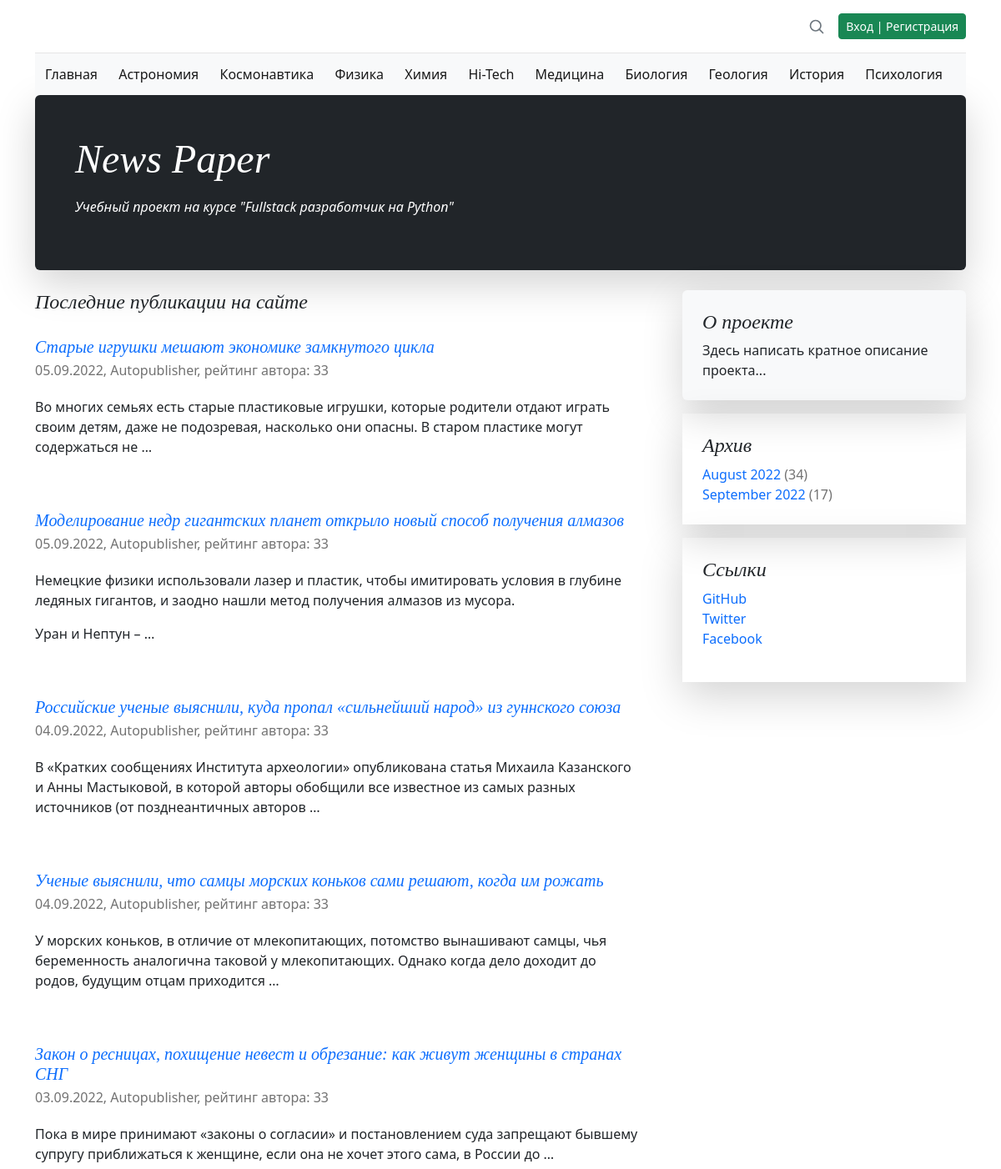
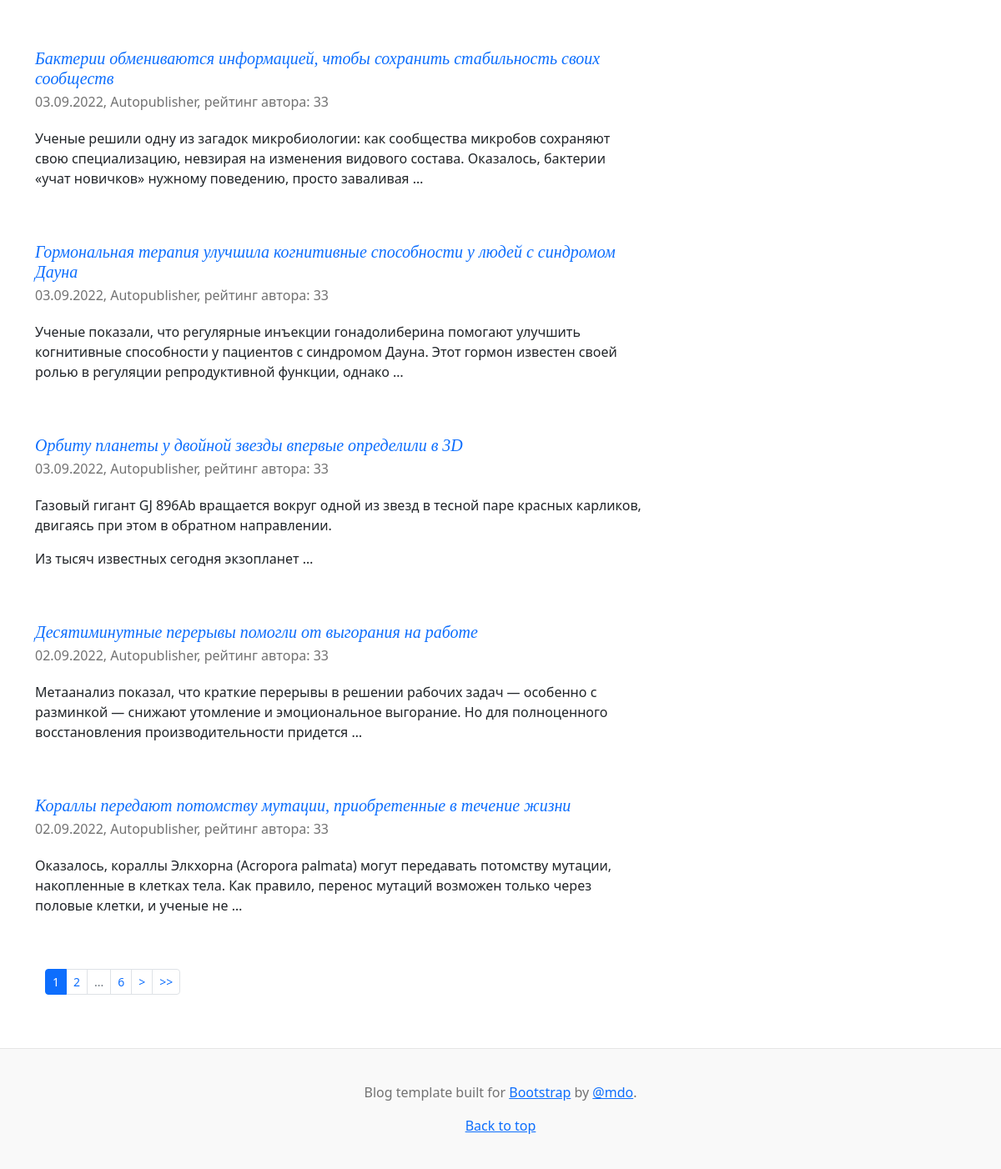
Before: / with the older database file (2 pictures, top to bottom).
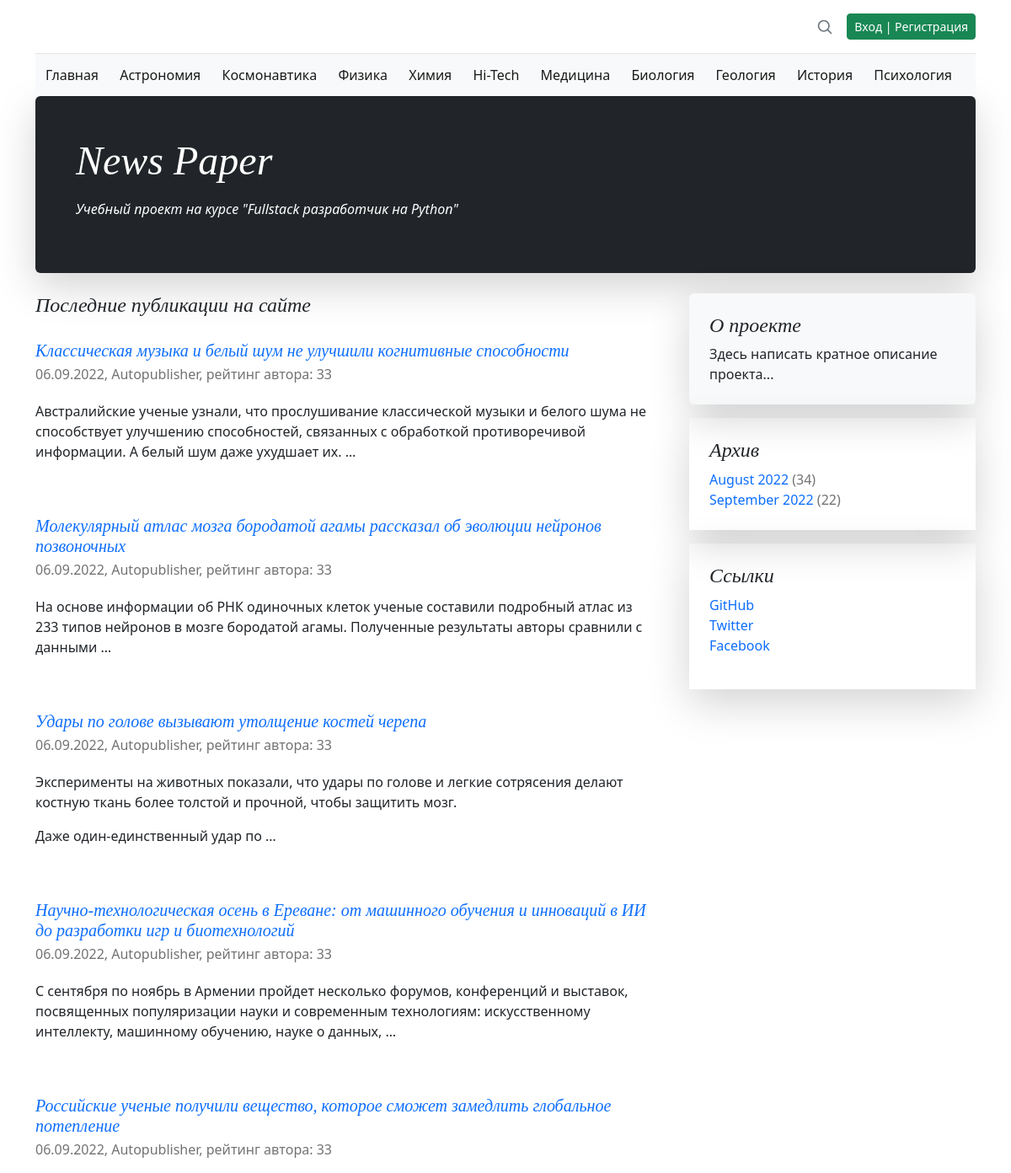
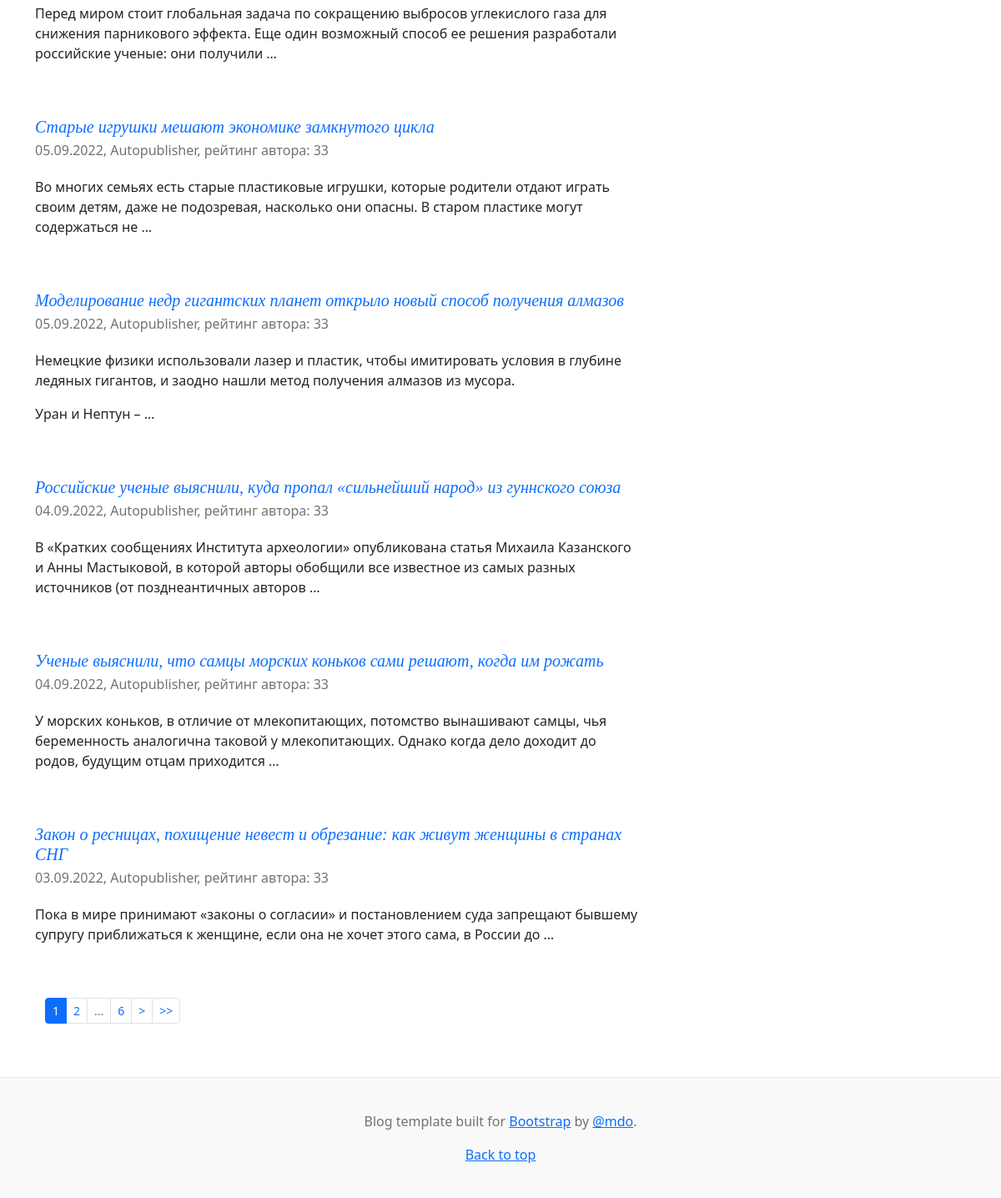
After: the same page with the newer database file (2 pictures, top to bottom).
### news/models.py (models this page shows, shortened)
class Category(models.Model):
    name = models.CharField(
        max_length=64,
        unique=True,
        verbose_name='Имя категории',
    )
    subscribers = models.ManyToManyField(
        User,
        through='CatSubscribers',
        blank=True,
        verbose_name='Подписчик',
    )
    class Meta:
        verbose_name = 'Категория'
        verbose_name_plural = 'Категории'

class Post(models.Model):
    author_post = models.ForeignKey(
        Author,
        on_delete=models.CASCADE,
        verbose_name='Автор',
    )
    ARTICLE = 'ART'
    NEWS = 'NWS'
    CHOICE_CAT = [
        (ARTICLE, 'Статья'),
        (NEWS, 'Новость'),
    ]
    type_cat = models.CharField(
        max_length=3,
        choices=CHOICE_CAT,
        default=ARTICLE,
        verbose_name='Тип контента',
    )
    date_pub = models.DateTimeField(
        auto_now_add=True,
        verbose_name='Дата публикации',
    )
    post_cat = models.ManyToManyField(
        Category,
        through='PostCategory',
        verbose_name='Категория',
    )
    name = models.CharField(
        max_length=128,
        verbose_name='Название',
    )
    content = models.TextField(
        verbose_name='Контент',
    )
    content_rate = models.SmallIntegerField(
        default=0,
        verbose_name='Рейтинг',
    )
    content_image = models.ImageField(
        upload_to=f'images/{timezone.now().strftime("%Y/%m/%d")}/',
        verbose_name='Изображение',
        default='no_image.jpg',
    )
    class Meta:
        verbose_name = 'Пост'
        verbose_name_plural = 'Посты'

class Author(models.Model):
    author_user = models.OneToOneField(
        User,
        on_delete=models.CASCADE,
        verbose_name='Имя',
    )
    author_rate = models.SmallIntegerField(
        default=0,
        verbose_name='Рейтинг',
    )
    def __str__(self):
        return self.author_user.username
    class Meta:
        verbose_name = 'Автор'
        verbose_name_plural = 'Авторы'

### news/views.py (the view)
# urls.py: path('', IndexView.as_view(), name='index'),
class IndexView(ListView):
    queryset = Post.objects.select_related().all().order_by('-date_pub')
    template_name = 'posts.html'
    context_object_name = 'posts'
    paginate_by = 10

### news/context_processors.py (called while the page is built)
def navigate_context(request):
    category = Category.objects.all()
    archives = Post.objects.annotate(
        year=ExtractYear('date_pub'),
        month=ExtractMonth('date_pub')
    ).values('year', 'month').annotate(total=Count('id'))
    context = {
        'category': category,
        'archives': archives,
    }
    return context

### news/templatetags/news_filters.py (called while the page is built)
@register.filter()
def censor(in_text):
    censured_text = in_text
    with open('static/json/bad_words.json', 'r') as censor_file:
        bad_text = json.load(censor_file)
    for word in censured_text.split():
        if word.lower() in bad_text:
            censured_text = censured_text.replace(
                word,
                f'{word[0]}{"*" * (len(word) - 1)}'
            )
    return censured_text

@register.filter()
def name_month(val):
    val_obj = timezone.datetime.strptime(str(val), "%m")
    val_name = val_obj.strftime("%B")
    return val_name

### news/templatetags/news_tags.py (called while the page is built)
@register.simple_tag(takes_context=True)
def url_replace(context, **kwargs):
    d = context['request'].GET.copy()
    for k, v in kwargs.items():
        d[k] = v
    return d.urlencode()

### templates/posts.html (shortened to what this page needs)
{% extends 'default.html' %}
{% load i18n %}
{% load news_filters %}
{% load news_tags %}
{% block content %}
    {% load cache %}
    {% cache 300 last_news page_obj.number %}
    <h4 class="pb-1 mb-4 fst-italic">
        {% block page_header %}Последние публикации на сайте{% endblock %}
    </h4>
    {% for post in posts %}
        <article class="blog-post">
            <a class="text-decoration-none" href="{% url 'news:detail' post.id %}">
                <h5 class="pb-1 mb-0 fst-italic">{{ post.name|censor }}</h5>
            </a>
            <p class="blog-post-meta">
                {{ post.date_pub|date:'d.m.Y' }},
                {{ post.author_post }},
                рейтинг автора: {{ post.author_post.author_rate }}
            </p>
            <p>{{ post.content|censor|truncatewords_html:25|safe }}</p>
        </article>
    {% endfor %}
    {% endcache %}
    {% if page_obj.has_other_pages %}
        {% include 'paginator.html' %}
    {% endif %}
{% endblock content %}

### templates/default.html (shortened to what this page needs)
<!doctype html>
<html lang="ru-ru">
  {% load i18n %}
  {% load static %}
  {% load news_filters %}
  {% load news_tags %}
  {% load cache %}
  <head>
    <link href="{% static 'css/bootstrap.min.css' %}" rel="stylesheet">
    <link href="{% static 'css/blog.rtl.css' %}" rel="stylesheet">
    <link href="{% static 'css/styles.css' %}" rel="stylesheet">
  </head>
  <body>
    <div class="container">
      <header class="blog-header lh-1 py-3">
        <div class="row flex-nowrap justify-content-between align-items-center">
          <div class="col-4 pt-1">
          </div>
          <div class="col-4 d-flex justify-content-end align-items-center">
            <a class="link-secondary" href="{% url 'news:search' %}" aria-label="Search">
              <svg xmlns="http://www.w3.org/2000/svg" width="20" height="20" fill="none" stroke="currentColor" stroke-linecap="round" stroke-linejoin="round" stroke-width="2" class="mx-3" role="img" viewBox="0 0 24 24"><title>Search</title><circle cx="10.5" cy="10.5" r="7.5"/><path d="M21 21l-5.2-5.2"/></svg>
            </a>
              {% if user.id %}
                <a class="btn btn-sm btn-danger" href="/accounts/logout/">Выход</a>
              {% else %}
                <a class="btn btn-sm btn-success" href="/accounts/login/">Вход | Регистрация</a>
              {% endif %}
          </div>
        </div>
      </header>
      {% cache None navbar %}
      <nav class="navbar bg-light">
        <div class="container-fluid">
          <a class="navbar-brand fs-6" href="{% url 'news:index' %}">Главная</a>
          {% for item in category %}
            <a class="navbar-brand fs-6" href="{% url 'news:category' item.id %}">{{ item.name }}</a>
          {% endfor %}
        </div>
      </nav>
      {% endcache %}
    </div>
    <main class="container">
      <div class="p-4 p-md-5 mb-4 rounded text-bg-dark shadow-lg">
        <div class="col-md-6 px-0">
          <h1 class="display-4 fst-italic">News Paper</h1>
            <p class="lead-3 my-3 fst-italic">Учебный проект на курсе "Fullstack разработчик на Python"</p>
        </div>
      </div>
      <div class="row g-5">
        <div class="col-md-8">
            {% block content %}{% endblock content %}
        </div>
        {% cache 900 rightcol %}
        <div class="col-md-4">
          <div class="position-sticky" style="top: 2rem;">
            <div class="p-4 mb-3 bg-light rounded shadow-lg">
              <h4 class="fst-italic">О проекте</h4>
              <p class="mb-0">
                  Здесь написать кратное описание проекта...
              </p>
            </div>
            <div class="p-4 mb-3 container-fluid shadow-lg">
              <h4 class="fst-italic">Архив</h4>
              <ol class="list-unstyled mb-0">
                  {% for item in archives %}
                      <li>
                          <a class="text-decoration-none" href="{% url 'news:archive' item.year item.month %}">{{ item.month|name_month }} {{ item.year }}</a>
                          <span class="blog-post-meta">({{ item.total }})</span>
                      </li>
                  {% endfor %}
              </ol>
            </div>
            <div class="p-4 mb-3 container-fluid shadow-lg">
              <h4 class="fst-italic">Ссылки</h4>
              <ol class="list-unstyled">
                <li>
                    <a class="text-decoration-none" target="_blank" href="https://github.com/spawlov">GitHub</a>
                </li>
                <li><a class="text-decoration-none" href="#">Twitter</a></li>
                <li><a class="text-decoration-none" href="#">Facebook</a></li>
              </ol>
            </div>
          </div>
        </div>
        {% endcache %}
      </div>
    </main>
    <footer class="blog-footer">
      <p>Blog template built for <a target="_blank" href="https://getbootstrap.com/">Bootstrap</a> by <a href="https://twitter.com/mdo">@mdo</a>.</p>
      <p><a href="#">Back to top</a></p>
    </footer>
  </body>
</html>

Changed rows visible on the page:
no longer on this page (row unchanged): Post: name|censor "Бактерии обмениваются информацией, чтобы сохранить стабильность своих сообществ", date_pub "03.09.2022", author_post "Autopublisher", author_post.author_rate "33", content|censor "Ученые решили одну из загадок микробиологии: как сообщества микробов сохраняют свою специализацию, невзирая на изменения видового состава. Оказалось, бактерии «учат новичков» нужному поведению, просто заваливая …"
no longer on this page (row unchanged): Post: name|censor "Гормональная терапия улучшила когнитивные способности у людей с синдромом Дауна", date_pub "03.09.2022", author_post "Autopublisher", author_post.author_rate "33", content|censor "Ученые показали, что регулярные инъекции гонадолиберина помогают улучшить когнитивные способности у пациентов с синдромом Дауна. Этот гормон известен своей ролью в регуляции репродуктивной функции, однако …"
no longer on this page (row unchanged): Post: name|censor "Орбиту планеты у двойной звезды впервые определили в 3D", date_pub "03.09.2022", author_post "Autopublisher", author_post.author_rate "33", content|censor "Газовый гигант GJ 896Ab вращается вокруг одной из звезд в тесной паре красных карликов, двигаясь при этом в обратном направлении. Из тысяч известных сегодня экзопланет …"
no longer on this page (row unchanged): Post: name|censor "Десятиминутные перерывы помогли от выгорания на работе", date_pub "02.09.2022", author_post "Autopublisher", author_post.author_rate "33", content|censor "Метаанализ показал, что краткие перерывы в решении рабочих задач — особенно с разминкой — снижают утомление и эмоциональное выгорание. Но для полноценного восстановления производительности придется …"
no longer on this page (row unchanged): Post: name|censor "Кораллы передают потомству мутации, приобретенные в течение жизни", date_pub "02.09.2022", author_post "Autopublisher", author_post.author_rate "33", content|censor "Оказалось, кораллы Элкхорна (Acropora palmata) могут передавать потомству мутации, накопленные в клетках тела. Как правило, перенос мутаций возможен только через половые клетки, и ученые не …"
added Post: name|censor "Классическая музыка и белый шум не улучшили когнитивные способности", date_pub "06.09.2022", author_post "Autopublisher", author_post.author_rate "33", content|censor "Австралийские ученые узнали, что прослушивание классической музыки и белого шума не способствует улучшению способностей, связанных с обработкой противоречивой информации. А белый шум даже ухудшает их. …"
added Post: name|censor "Молекулярный атлас мозга бородатой агамы рассказал об эволюции нейронов позвоночных", date_pub "06.09.2022", author_post "Autopublisher", author_post.author_rate "33", content|censor "На основе информации об РНК одиночных клеток ученые составили подробный атлас из 233 типов нейронов в мозге бородатой агамы. Полученные результаты авторы сравнили с данными …"
added Post: name|censor "Удары по голове вызывают утолщение костей черепа", date_pub "06.09.2022", author_post "Autopublisher", author_post.author_rate "33", content|censor "Эксперименты на животных показали, что удары по голове и легкие сотрясения делают костную ткань более толстой и прочной, чтобы защитить мозг. Даже один-единственный удар по …"
added Post: name|censor "Научно-технологическая осень в Ереване: от машинного обучения и инноваций в ИИ до разработки игр и биотехнологий", date_pub "06.09.2022", author_post "Autopublisher", author_post.author_rate "33", content|censor "С сентября по ноябрь в Армении пройдет несколько форумов, конференций и выставок, посвященных популяризации науки и современным технологиям: искусственному интеллекту, машинному обучению, науке о данных, …"
added Post: name|censor "Российские ученые получили вещество, которое сможет замедлить глобальное потепление", date_pub "06.09.2022", author_post "Autopublisher", author_post.author_rate "33", content|censor "Перед миром стоит глобальная задача по сокращению выбросов углекислого газа для снижения парникового эффекта. Еще один возможный способ ее решения разработали российские ученые: они получили …"
Other visible differences:
new list line: "September 2022 ( 22 )"
list line gone: "September 2022 ( 17 )"
